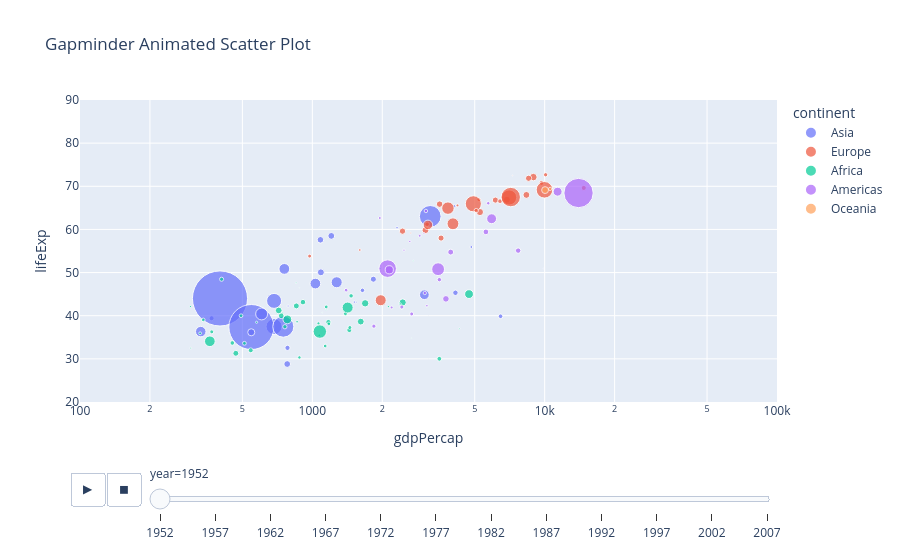

The code cell stored with this chart in its notebook:
### Code cell
fig = px.scatter(
    df,
    x="gdpPercap",
    y="lifeExp",
    animation_frame="year",
    animation_group="country",
    size="pop",
    color="continent",
    hover_name="country",
    log_x=True,
    size_max=60,
    range_x=[100, 100000],
    range_y=[20, 90],
    title="Gapminder Animated Scatter Plot"
)

fig.show()

### Figure 1 — Plotly figure (JSON) as saved in the notebook; plotly's stock layout.template omitted (floating-point values rounded to 4 significant figures)
{"data": [{"hovertemplate": "<b>%{hovertext}</b><br><br>continent=Asia<br>year=1952<br>gdpPercap=%{x}<br>lifeExp=%{y}<br>pop=%{marker.size}<extra></extra>", "hovertext": ["Afghanistan", "Bahrain", "Bangladesh", "Cambodia", "China", "Hong Kong, China", "India", "Indonesia", "Iran", "Iraq", "Israel", "Japan", "Jordan", "Korea, Dem. Rep.", "Korea, Rep.", "Kuwait", "Lebanon", "Malaysia", "Mongolia", "Myanmar", "Nepal", "Oman", "Pakistan", "Philippines", "Saudi Arabia", "Singapore", "Sri Lanka", "Syria", "Taiwan", "Thailand", "Vietnam", "West Bank and Gaza", "Yemen, Rep."], "ids": ["Afghanistan", "Bahrain", "Bangladesh", "Cambodia", "China", "Hong Kong, China", "India", "Indonesia", "Iran", "Iraq", "Israel", "Japan", "Jordan", "Korea, Dem. Rep.", "Korea, Rep.", "Kuwait", "Lebanon", "Malaysia", "Mongolia", "Myanmar", "Nepal", "Oman", "Pakistan", "Philippines", "Saudi Arabia", "Singapore", "Sri Lanka", "Syria", "Taiwan", "Thailand", "Vietnam", "West Bank and Gaza", "Yemen, Rep."], "legendgroup": "Asia", "marker": {"color": "#636efa", "size": [8425333, 120447, 46886859, 4693836, 556263527, 2125900, 372000000, 82052000, 17272000, 5441766, 1620914, 86459025, 607914, 8865488, 20947571, 160000, 1439529, 6748378, 800663, 20092996, 9182536, 507833, 41346560, 22438691, 4005677, 1127000, 7982342, 3661549, 8550362, 21289402, 26246839, 1030585, 4963829], "sizemode": "area", "sizeref": 366300.0, "symbol": "circle"}, "mode": "markers", "name": "Asia", "orientation": "v", "showlegend": true, "type": "scatter", "x": [779.4, 9867.0, 684.2, 368.5, 400.4, 3054.0, 546.6, 749.7, 3035.0, 4130.0, 4087.0, 3217.0, 1547.0, 1088.0, 1031.0, 108400.0, 4835.0, 1831.0, 786.6, 331.0, 545.9, 1828.0, 684.6, 1273.0, 6460.0, 2315.0, 1084.0, 1643.0, 1207.0, 757.8, 605.1, 1516.0, 781.7], "xaxis": "x", "y": [28.8, 50.94, 37.48, 39.42, 44.0, 60.96, 37.37, 37.47, 44.87, 45.32, 65.39, 63.03, 43.16, 50.06, 47.45, 55.56, 55.93, 48.46, 42.24, 36.32, 36.16, 37.58, 43.44, 47.75, 39.88, 60.4, 57.59, 45.88, 58.5, 50.85, 40.41, 43.16, 32.55], "yaxis": "y"}, {"hovertemplate": "<b>%{hovertext}</b><br><br>continent=Europe<br>year=1952<br>gdpPercap=%{x}<br>lifeExp=%{y}<br>pop=%{marker.size}<extra></extra>", "hovertext": ["Albania", "Austria", "Belgium", "Bosnia and Herzegovina", "Bulgaria", "Croatia", "Czech Republic", "Denmark", "Finland", "France", "Germany", "Greece", "Hungary", "Iceland", "Ireland", "Italy", "Montenegro", "Netherlands", "Norway", "Poland", "Portugal", "Romania", "Serbia", "Slovak Republic", "Slovenia", "Spain", "Sweden", "Switzerland", "Turkey", "United Kingdom"], "ids": ["Albania", "Austria", "Belgium", "Bosnia and Herzegovina", "Bulgaria", "Croatia", "Czech Republic", "Denmark", "Finland", "France", "Germany", "Greece", "Hungary", "Iceland", "Ireland", "Italy", "Montenegro", "Netherlands", "Norway", "Poland", "Portugal", "Romania", "Serbia", "Slovak Republic", "Slovenia", "Spain", "Sweden", "Switzerland", "Turkey", "United Kingdom"], "legendgroup": "Europe", "marker": {"color": "#EF553B", "size": [1282697, 6927772, 8730405, 2791000, 7274900, 3882229, 9125183, 4334000, 4090500, 42459667, 69145952, 7733250, 9504000, 147962, 2952156, 47666000, 413834, 10381988, 3327728, 25730551, 8526050, 16630000, 6860147, 3558137, 1489518, 28549870, 7124673, 4815000, 22235677, 50430000], "sizemode": "area", "sizeref": 366300.0, "symbol": "circle"}, "mode": "markers", "name": "Europe", "orientation": "v", "showlegend": true, "type": "scatter", "x": [1601.0, 6137.0, 8343.0, 973.5, 2444.0, 3119.0, 6876.0, 9692.0, 6425.0, 7030.0, 7144.0, 3531.0, 5264.0, 7268.0, 5210.0, 4931.0, 2648.0, 8942.0, 10100.0, 4029.0, 3068.0, 3145.0, 3581.0, 5075.0, 4215.0, 3834.0, 8528.0, 14730.0, 1969.0, 9980.0], "xaxis": "x", "y": [55.23, 66.8, 68.0, 53.82, 59.6, 61.21, 66.87, 70.78, 66.55, 67.41, 67.5, 65.86, 64.03, 72.49, 66.91, 65.94, 59.16, 72.13, 72.67, 61.31, 59.82, 61.05, 58.0, 64.36, 65.57, 64.94, 71.86, 69.62, 43.59, 69.18], "yaxis": "y"}, {"hovertemplate": "<b>%{hovertext}</b><br><br>continent=Africa<br>year=1952<br>gdpPercap=%{x}<br>lifeExp=%{y}<br>pop=%{marker.size}<extra></extra>", "hovertext": ["Algeria", "Angola", "Benin", "Botswana", "Burkina Faso", "Burundi", "Cameroon", "Central African Republic", "Chad", "Comoros", "Congo, Dem. Rep.", "Congo, Rep.", "Cote d'Ivoire", "Djibouti", "Egypt", "Equatorial Guinea", "Eritrea", "Ethiopia", "Gabon", "Gambia", "Ghana", "Guinea", "Guinea-Bissau", "Kenya", "Lesotho", "Liberia", "Libya", "Madagascar", "Malawi", "Mali", "Mauritania", "Mauritius", "Morocco", "Mozambique", "Namibia", "Niger", "Nigeria", "Reunion", "Rwanda", "Sao Tome and Principe", "Senegal", "Sierra Leone", "Somalia", "South Africa", "Sudan", "Swaziland", "Tanzania", "Togo", "Tunisia", "Uganda", "Zambia", "Zimbabwe"], "ids": ["Algeria", "Angola", "Benin", "Botswana", "Burkina Faso", "Burundi", "Cameroon", "Central African Republic", "Chad", "Comoros", "Congo, Dem. Rep.", "Congo, Rep.", "Cote d'Ivoire", "Djibouti", "Egypt", "Equatorial Guinea", "Eritrea", "Ethiopia", "Gabon", "Gambia", "Ghana", "Guinea", "Guinea-Bissau", "Kenya", "Lesotho", "Liberia", "Libya", "Madagascar", "Malawi", "Mali", "Mauritania", "Mauritius", "Morocco", "Mozambique", "Namibia", "Niger", "Nigeria", "Reunion", "Rwanda", "Sao Tome and Principe", "Senegal", "Sierra Leone", "Somalia", "South Africa", "Sudan", "Swaziland", "Tanzania", "Togo", "Tunisia", "Uganda", "Zambia", "Zimbabwe"], "legendgroup": "Africa", "marker": {"color": "#00cc96", "size": [9279525, 4232095, 1738315, 442308, 4469979, 2445618, 5009067, 1291695, 2682462, 153936, 14100005, 854885, 2977019, 63149, 22223309, 216964, 1438760, 20860941, 420702, 284320, 5581001, 2664249, 580653, 6464046, 748747, 863308, 1019729, 4762912, 2917802, 3838168, 1022556, 516556, 9939217, 6446316, 485831, 3379468, 33119096, 257700, 2534927, 60011, 2755589, 2143249, 2526994, 14264935, 8504667, 290243, 8322925, 1219113, 3647735, 5824797, 2672000, 3080907], "sizemode": "area", "sizeref": 366300.0, "symbol": "circle"}, "mode": "markers", "name": "Africa", "orientation": "v", "showlegend": true, "type": "scatter", "x": [2449.0, 3521.0, 1063.0, 851.2, 543.3, 339.3, 1173.0, 1071.0, 1179.0, 1103.0, 780.5, 2126.0, 1389.0, 2670.0, 1419.0, 375.6, 328.9, 362.1, 4293.0, 485.2, 911.3, 510.2, 299.9, 853.5, 298.8, 575.6, 2388.0, 1443.0, 369.2, 452.3, 743.1, 1968.0, 1688.0, 468.5, 2424.0, 761.9, 1077.0, 2719.0, 493.3, 879.6, 1450.0, 879.8, 1136.0, 4725.0, 1616.0, 1148.0, 716.7, 859.8, 1468.0, 734.8, 1147.0, 406.9], "xaxis": "x", "y": [43.08, 30.02, 38.22, 47.62, 31.98, 39.03, 38.52, 35.46, 38.09, 40.72, 39.14, 42.11, 40.48, 34.81, 41.89, 34.48, 35.93, 34.08, 37.0, 30.0, 43.15, 33.61, 32.5, 42.27, 42.14, 38.48, 42.72, 36.68, 36.26, 33.69, 40.54, 50.99, 42.87, 31.29, 41.73, 37.44, 36.32, 52.72, 40.0, 46.47, 37.28, 30.33, 32.98, 45.01, 38.63, 41.41, 41.22, 38.6, 44.6, 39.98, 42.04, 48.45], "yaxis": "y"}, {"hovertemplate": "<b>%{hovertext}</b><br><br>continent=Americas<br>year=1952<br>gdpPercap=%{x}<br>lifeExp=%{y}<br>pop=%{marker.size}<extra></extra>", "hovertext": ["Argentina", "Bolivia", "Brazil", "Canada", "Chile", "Colombia", "Costa Rica", "Cuba", "Dominican Republic", "Ecuador", "El Salvador", "Guatemala", "Haiti", "Honduras", "Jamaica", "Mexico", "Nicaragua", "Panama", "Paraguay", "Peru", "Puerto Rico", "Trinidad and Tobago", "United States", "Uruguay", "Venezuela"], "ids": ["Argentina", "Bolivia", "Brazil", "Canada", "Chile", "Colombia", "Costa Rica", "Cuba", "Dominican Republic", "Ecuador", "El Salvador", "Guatemala", "Haiti", "Honduras", "Jamaica", "Mexico", "Nicaragua", "Panama", "Paraguay", "Peru", "Puerto Rico", "Trinidad and Tobago", "United States", "Uruguay", "Venezuela"], "legendgroup": "Americas", "marker": {"color": "#ab63fa", "size": [17876956, 2883315, 56602560, 14785584, 6377619, 12350771, 926317, 6007797, 2491346, 3548753, 2042865, 3146381, 3201488, 1517453, 1426095, 30144317, 1165790, 940080, 1555876, 8025700, 2227000, 662850, 157553000, 2252965, 5439568], "sizemode": "area", "sizeref": 366300.0, "symbol": "circle"}, "mode": "markers", "name": "Americas", "orientation": "v", "showlegend": true, "type": "scatter", "x": [5911.0, 2677.0, 2109.0, 11370.0, 3940.0, 2144.0, 2627.0, 5587.0, 1398.0, 3522.0, 3048.0, 2428.0, 1840.0, 2195.0, 2899.0, 3478.0, 3112.0, 2480.0, 1952.0, 3759.0, 3082.0, 3023.0, 13990.0, 5717.0, 7690.0], "xaxis": "x", "y": [62.48, 40.41, 50.92, 68.75, 54.74, 50.64, 57.21, 59.42, 45.93, 48.36, 45.26, 42.02, 37.58, 41.91, 58.53, 50.79, 42.31, 55.19, 62.65, 43.9, 64.28, 59.1, 68.44, 66.07, 55.09], "yaxis": "y"}, {"hovertemplate": "<b>%{hovertext}</b><br><br>continent=Oceania<br>year=1952<br>gdpPercap=%{x}<br>lifeExp=%{y}<br>pop=%{marker.size}<extra></extra>", "hovertext": ["Australia", "New Zealand"], "ids": ["Australia", "New Zealand"], "legendgroup": "Oceania", "marker": {"color": "#FFA15A", "size": [8691212, 1994794], "sizemode": "area", "sizeref": 366300.0, "symbol": "circle"}, "mode": "markers", "name": "Oceania", "orientation": "v", "showlegend": true, "type": "scatter", "x": [10040.0, 10560.0], "xaxis": "x", "y": [69.12, 69.39], "yaxis": "y"}], "layout": {"legend": {"itemsizing": "constant", "title": {"text": "continent"}, "tracegroupgap": 0}, "sliders": [{"active": 0, "currentvalue": {"prefix": "year="}, "len": 0.9, "pad": {"b": 10, "t": 60}, "steps": [{"args": [["1952"], {"frame": {"duration": 0, "redraw": false}, "fromcurrent": true, "mode": "immediate", "transition": {"duration": 0, "easing": "linear"}}], "label": "1952", "method": "animate"}, {"args": [["1957"], {"frame": {"duration": 0, "redraw": false}, "fromcurrent": true, "mode": "immediate", "transition": {"duration": 0, "easing": "linear"}}], "label": "1957", "method": "animate"}, {"args": [["1962"], {"frame": {"duration": 0, "redraw": false}, "fromcurrent": true, "mode": "immediate", "transition": {"duration": 0, "easing": "linear"}}], "label": "1962", "method": "animate"}, {"args": [["1967"], {"frame": {"duration": 0, "redraw": false}, "fromcurrent": true, "mode": "immediate", "transition": {"duration": 0, "easing": "linear"}}], "label": "1967", "method": "animate"}, {"args": [["1972"], {"frame": {"duration": 0, "redraw": false}, "fromcurrent": true, "mode": "immediate", "transition": {"duration": 0, "easing": "linear"}}], "label": "1972", "method": "animate"}, {"args": [["1977"], {"frame": {"duration": 0, "redraw": false}, "fromcurrent": true, "mode": "immediate", "transition": {"duration": 0, "easing": "linear"}}], "label": "1977", "method": "animate"}, {"args": [["1982"], {"frame": {"duration": 0, "redraw": false}, "fromcurrent": true, "mode": "immediate", "transition": {"duration": 0, "easing": "linear"}}], "label": "1982", "method": "animate"}, {"args": [["1987"], {"frame": {"duration": 0, "redraw": false}, "fromcurrent": true, "mode": "immediate", "transition": {"duration": 0, "easing": "linear"}}], "label": "1987", "method": "animate"}, {"args": [["1992"], {"frame": {"duration": 0, "redraw": false}, "fromcurrent": true, "mode": "immediate", "transition": {"duration": 0, "easing": "linear"}}], "label": "1992", "method": "animate"}, {"args": [["1997"], {"frame": {"duration": 0, "redraw": false}, "fromcurrent": true, "mode": "immediate", "transition": {"duration": 0, "easing": "linear"}}], "label": "1997", "method": "animate"}, {"args": [["2002"], {"frame": {"duration": 0, "redraw": false}, "fromcurrent": true, "mode": "immediate", "transition": {"duration": 0, "easing": "linear"}}], "label": "2002", "method": "animate"}, {"args": [["2007"], {"frame": {"duration": 0, "redraw": false}, "fromcurrent": true, "mode": "immediate", "transition": {"duration": 0, "easing": "linear"}}], "label": "2007", "method": "animate"}], "x": 0.1, "xanchor": "left", "y": 0, "yanchor": "top"}], "title": {"text": "Gapminder Animated Scatter Plot"}, "updatemenus": [{"buttons": [{"args": [null, {"frame": {"duration": 500, "redraw": false}, "fromcurrent": true, "mode": "immediate", "transition": {"duration": 500, "easing": "linear"}}], "label": "&#9654;", "method": "animate"}, {"args": [[null], {"frame": {"duration": 0, "redraw": false}, "fromcurrent": true, "mode": "immediate", "transition": {"duration": 0, "easing": "linear"}}], "label": "&#9724;", "method": "animate"}], "direction": "left", "pad": {"r": 10, "t": 70}, "showactive": false, "type": "buttons", "x": 0.1, "xanchor": "right", "y": 0, "yanchor": "top"}], "xaxis": {"anchor": "y", "domain": [0, 1], "range": [2, 5], "title": {"text": "gdpPercap"}, "type": "log"}, "yaxis": {"anchor": "x", "domain": [0, 1], "range": [20, 90], "title": {"text": "lifeExp"}}}}
